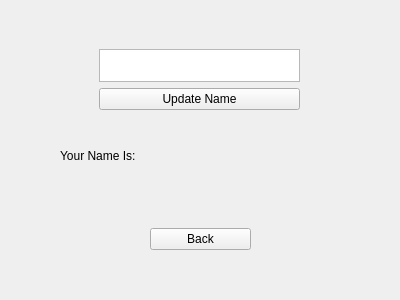
<?xml version="1.0" encoding="UTF-8"?>
<ui version="4.0">
 <class>Form</class>
 <widget class="QWidget" name="Form">
  <property name="geometry">
   <rect>
    <x>0</x>
    <y>0</y>
    <width>400</width>
    <height>300</height>
   </rect>
  </property>
  <property name="windowTitle">
   <string>Form</string>
  </property>
  <widget class="QWidget" name="verticalLayoutWidget">
   <property name="geometry">
    <rect>
     <x>99</x>
     <y>49</y>
     <width>201</width>
     <height>61</height>
    </rect>
   </property>
   <layout class="QVBoxLayout" name="verticalLayout">
    <item>
     <widget class="QPlainTextEdit" name="UpdateNameTextEdit"/>
    </item>
    <item>
     <widget class="QPushButton" name="UpdateNameBtn">
      <property name="text">
       <string>Update Name</string>
      </property>
     </widget>
    </item>
   </layout>
  </widget>
  <widget class="QWidget" name="horizontalLayoutWidget">
   <property name="geometry">
    <rect>
     <x>60</x>
     <y>140</y>
     <width>281</width>
     <height>31</height>
    </rect>
   </property>
   <layout class="QHBoxLayout" name="horizontalLayout">
    <item>
     <widget class="QLabel" name="YourNameIs">
      <property name="text">
       <string>Your Name Is:  </string>
      </property>
     </widget>
    </item>
    <item>
     <widget class="QLabel" name="CurrentName">
      <property name="text">
       <string/>
      </property>
     </widget>
    </item>
   </layout>
  </widget>
  <widget class="QWidget" name="gridLayoutWidget">
   <property name="geometry">
    <rect>
     <x>150</x>
     <y>219</y>
     <width>101</width>
     <height>41</height>
    </rect>
   </property>
   <layout class="QGridLayout" name="gridLayout">
    <item row="0" column="0">
     <widget class="QPushButton" name="SettingspageBackBtn">
      <property name="text">
       <string>Back</string>
      </property>
     </widget>
    </item>
   </layout>
  </widget>
 </widget>
 <resources/>
 <connections/>
</ui>
